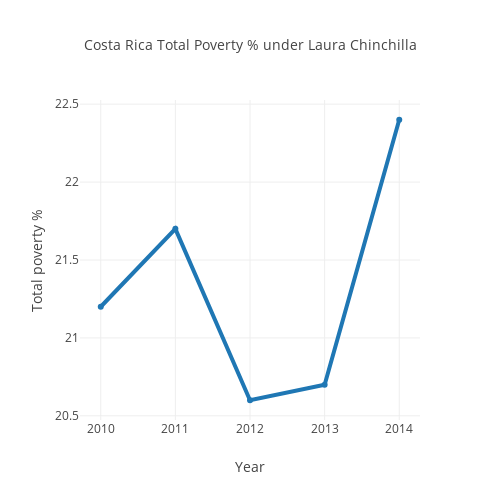

Notebook source saved alongside this figure:
### Code cell
## year = list(range(2010,2018))
pov = [21.2, 21.7, 20.6, 20.7, 22.4, 21.7, 20.5, 20.0]
poverty_old = go.Scatter(
    x = year[:5],
    y = pov[:5],
    mode = 'lines+markers',
    name = '% Poverty',
    line = dict(width = 4)
)
layout = go.Layout(
    width=500,
    height=500,
    xaxis=dict(title='Year'),
    yaxis=dict(title='Total poverty %'),
    title='Costa Rica Total Poverty % under Laura Chinchilla',
    titlefont=dict(size=14))

fig = go.Figure(data=[poverty_old], layout=layout)
py.iplot(fig)

### Figure 1 — Plotly figure (JSON) as saved in the notebook; plotly's stock layout.template omitted (floating-point values rounded to 4 significant figures)
{"data": [{"line": {"width": 4}, "mode": "lines+markers", "name": "% Poverty", "type": "scatter", "uid": "708d9bdb-3326-411b-8229-0c5e1e4b1918", "x": [2010, 2011, 2012, 2013, 2014], "y": [21.2, 21.7, 20.6, 20.7, 22.4]}], "layout": {"height": 500, "title": "Costa Rica Total Poverty % under Laura Chinchilla", "titlefont": {"size": 14}, "width": 500, "xaxis": {"title": "Year"}, "yaxis": {"title": "Total poverty %"}}}
